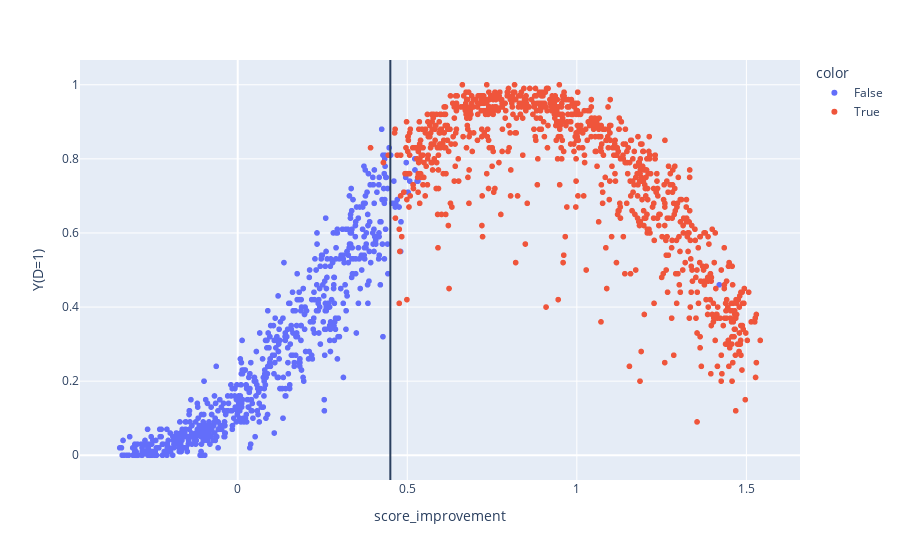

Here is the notebook cell this chart was saved with:
### Code cell
fig = px.scatter(x=data['score_distance'] ,y=data['Y1'], color=data['D'], labels=dict(x="score_improvement", y="Y(D=1)"), hover_data={'score_improvement': data['score_improvement'], 'score_distance_act': data['score_distance_act'], 'score_improvement_act': data['score_improvement_act']}) 
fig.add_vline(x=params['treatment_dist'])

### Figure 1 — Plotly figure (JSON) as saved in the notebook; plotly's stock layout.template omitted (floating-point values rounded to 4 significant figures; data arrays with more than 128 entries replaced by an {"elided": "..."} marker saying what was removed)
{"data": [{"customdata": {"elided": "637x3 float values"}, "hovertemplate": "color=False<br>score_improvement=%{customdata[0]}<br>Y(D=1)=%{y}<br>score_distance_act=%{customdata[1]}<br>score_improvement_act=%{customdata[2]}<extra></extra>", "legendgroup": "False", "marker": {"color": "#636efa", "symbol": "circle"}, "mode": "markers", "name": "False", "showlegend": true, "type": "scattergl", "x": {"elided": "637 float values"}, "xaxis": "x", "y": {"elided": "637 float values"}, "yaxis": "y"}, {"customdata": {"elided": "863x3 float values"}, "hovertemplate": "color=True<br>score_improvement=%{customdata[0]}<br>Y(D=1)=%{y}<br>score_distance_act=%{customdata[1]}<br>score_improvement_act=%{customdata[2]}<extra></extra>", "legendgroup": "True", "marker": {"color": "#EF553B", "symbol": "circle"}, "mode": "markers", "name": "True", "showlegend": true, "type": "scattergl", "x": {"elided": "863 float values"}, "xaxis": "x", "y": {"elided": "863 float values"}, "yaxis": "y"}], "layout": {"legend": {"title": {"text": "color"}, "tracegroupgap": 0}, "margin": {"t": 60}, "shapes": [{"type": "line", "x0": 0.45, "x1": 0.45, "xref": "x", "y0": 0, "y1": 1, "yref": "y domain"}], "xaxis": {"anchor": "y", "domain": [0, 1], "title": {"text": "score_improvement"}}, "yaxis": {"anchor": "x", "domain": [0, 1], "title": {"text": "Y(D=1)"}}}}
